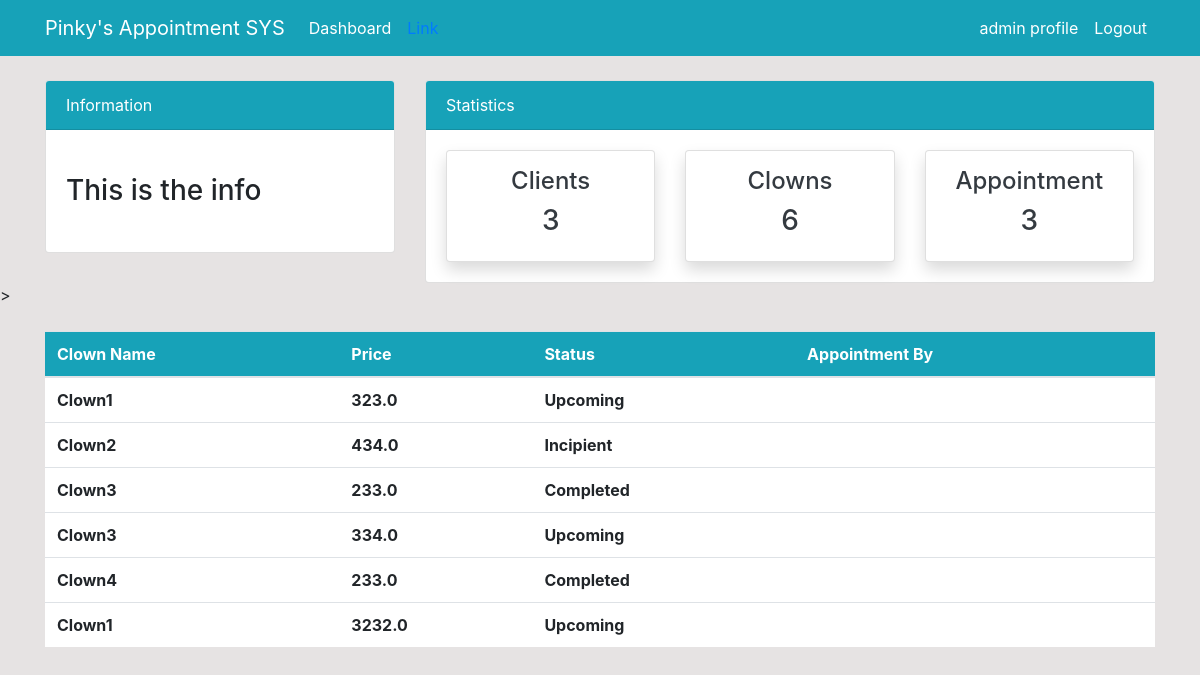
The app's page /clown/ (signed in) with its own data.
### clownApp/models.py (models this page shows, shortened)
class Clown(models.Model):
    clown = models.CharField(max_length=30, blank=True)
    price = models.FloatField(max_length=5, blank=True)
    status = models.CharField(max_length=50, choices=STATUS, null=True)

### clownApp/views.py (the view)
# urls.py: path('clown/', views.clown, name='dashboard-clown'),
@login_required
def clown(request):
    clowns = Clown.objects.all()
    clowns_count = clowns.count()
    clients_count = User.objects.all().count()
    appointment_count = Appointment.objects.all().count()
    context = {
        'clowns': clowns,
        'clients_count': clients_count,
        'clowns_count': clowns_count,
        'appointment_count': appointment_count,
    }
    return render(request, 'clownApp/dashboard/clown.html', context)

### clownApp/templates/clownApp/dashboard/clown.html (shortened to what this page needs)
{% extends 'clownApp/partials/base.html' %}
{% block content %}
{% include 'clownApp/partials/topbar.html' %}
<div class="container">
    <div class="row my-4">
        <div class="col-md-12">
            <table class="table bg-white">
                <thead class="bg-info">
                    <tr class="text-white">
                        <th scope="col">Clown Name</th>
                        <th scope="col">Price</th>
                        <th scope="col">Status</th>
                        <th scope="col">Appointment By</th>
                    </tr>
                </thead>
                <tbody>
                 {% for clown in clowns %}
                    <tr>
                        <th scope="col">{{ clown.clown}}</th>
                        <th scope="col">{{ clown.price }}</th>
                        <th scope="col">{{ clown.status }}</th>
                        <th scope="col">{{ clown.username }}</th>
                    </tr>
                 {% endfor %}
                </tbody>
            </table>
        </div>
    </div>
</div>
{% endblock %}

### clownApp/templates/clownApp/partials/base.html (shortened to what this page needs)
{% load static %}
<html lang="en">
  <head>
    <link rel="stylesheet" href="https://cdn.jsdelivr.net/npm/bootstrap@4.6.0/dist/css/bootstrap.min.css">
    <link rel="stylesheet" href="{% static '/clownApp/css/style.css' %}">
  </head>
  <body>
        {% include 'clownApp/partials/navbar.html' %}
        {% block content %}
        {% endblock %}
  </body>
</html>

### clownApp/templates/clownApp/partials/navbar.html (shortened to what this page needs)
<nav class="navbar navbar-expand-lg navbar-info bg-info">
    {% if user.is_authenticated %}
      <div class="container">
          <a class="navbar-brand text-white" href="{% url 'dashboard-index' %}">Pinky's Appointment SYS</a>
          <div class="collapse navbar-collapse" id="navbarSupportedContent">
              <ul class="navbar-nav mr-auto">
                  <li class="nav-item active">
                      <a class="nav-link text-white" href="{% url 'dashboard-index' %}">Dashboard <span class="sr-only">(current)</span></a>
                  </li>
                  <li class="nav-item">
                      <a class="nav-link" href="#">Link</a>
                  </li>
              </ul>
              <ul class="navbar-nav ml-auto">
                  <li class="nav-item active">
                      <a class="nav-link text-white" href="{% url 'account-profile' %}">{{user.username}} profile <span class="sr-only">(current)</span></a>
                  </li>
                  <li class="nav-item">
                      <a class="nav-link text-white" href="{% url 'account-logout' %}">Logout</a>
                  </li>
              </ul>
            {% endif %}
          </div>
      </div>
  </nav>

### clownApp/templates/clownApp/partials/topbar.html
<div class="container">
    <div class="row mt-4">
        <div class="col-md-4">
            <div class="card">
                <div class="card-header bg-info text-white">
                    Information
                </div>
                <div class="card-body">
                    <marquee behavior="" direction="">
                        <h3 class="my-4">This is the info</h3>
                    </marquee>
                </div>
            </div>
        </div>
        <div class="col-md-8">
            <div class="card">
                <div class="card-header bg-info text-white">
                    Statistics
                </div>
                <div class="card-body">
                    <div class="row">
                        <div class="col-md-4">
                            <a class="text-decoration-none text-dark" href="{% url 'dashboard-client' %}">
                                <div class="card my-card shadow text-center p-3">
                                    <h4>Clients</h4>
                                    <h3>{{ clients_count }}</h3>
                                </div>
                            </a>
                        </div>
                        <div class="col-md-4">
                            <a class="text-decoration-none text-dark" href="{% url 'dashboard-clown' %}">
                                <div class="card my-card shadow text-center p-3">
                                    <h4>Clowns</h4>
                                    <h3>{{ clowns_count }}</h3>
                                </div>
                            </a>
                        </div>
                        <div class="col-md-4">
                            <a class="text-decoration-none text-dark" href="{% url 'dashboard-appointment' %}">
                                <div class="card my-card shadow text-center p-3">
                                    <h4>Appointment</h4>
                                    <h3>{{ appointment_count }}</h3>
                                </div>
                            </a>
                        </div>
                    </div>
                </div>
            </div>
        </div>
    </div>
</div>
>

### static/clownApp/css/style.css (style rules this page uses)
body { background: rgb(230, 227, 227); }

### records on screen
Clown: clown "Clown1", price "323.0", status "Upcoming"
Clown: clown "Clown2", price "434.0", status "Incipient"
Clown: clown "Clown3", price "233.0", status "Completed"
Clown: clown "Clown3", price "334.0", status "Upcoming"
Clown: clown "Clown4", price "233.0", status "Completed"
Clown: clown "Clown1", price "3232.0", status "Upcoming"

### other values on screen
{{ user.username }} "admin"
{{ clients_count }} "3"
{{ clowns_count }} "6"
{{ appointment_count }} "3"
